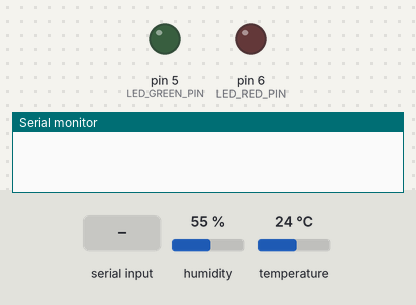
Simulated run of this sketch. Board: Arduino Uno, built with avr-gcc and run on an emulated ATmega328P. Shown: output pins drawn as LEDs (lit = HIGH), the last lines printed to the serial monitor. The inputs (shaded band) are chosen by the test bench; at power-on: humidity 55 %, temperature 24 °C.

Above: at 1.2 s.
1.3 s: "1\n" received over Serial
At 2.2 s:
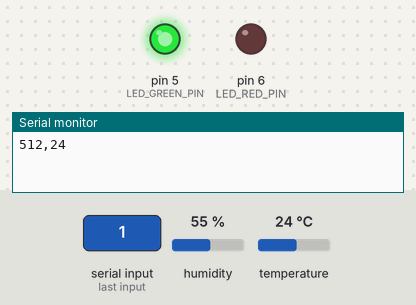
3.0 s: "0\n" received over Serial
At 3.3 s:
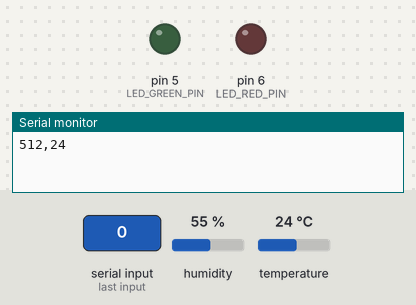
Timing chart, 0 to 6.0 s (numbered marks = the images above; inputs shaded):
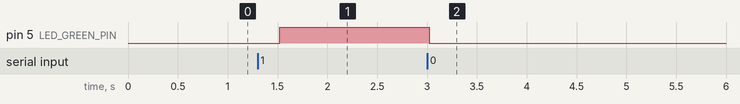

Measured:
- after the input at 1.3 s, pin 5 (LED_GREEN_PIN): LOW → HIGH after 0.22 s
- after the input at 3.0 s, pin 5 (LED_GREEN_PIN): HIGH → LOW at once

The sketch:

main.ino
```cpp
#include "DHT.h"

#define DHTPIN A1 // pino que estamos conectado
#define DHTTYPE DHT11 // DHT 11
DHT dht(DHTPIN, DHTTYPE);

const int LED_GREEN_PIN = 5;
const int LED_RED_PIN = 6;
const int POTENTIOMETER_PIN = A0;

int count = 0;
int buttonState = 0;
int temp = 0;
int potValue = 0;

void setup() {
  Serial.begin(9600);
  dht.begin();
  pinMode(LED_GREEN_PIN, OUTPUT);
  pinMode(LED_RED_PIN, OUTPUT);
  pinMode(POTENTIOMETER_PIN, INPUT);
}

void loop() {
  if(Serial.available() > 0){
    buttonState = Serial.parseInt();
  }
  if(buttonState == 1){
    sendSensorData();
    digitalWrite(LED_GREEN_PIN, HIGH);
  }
  if(buttonState == 0) {
    digitalWrite(LED_GREEN_PIN, LOW);
  }
  delay(1500);
}

void sendSensorData() {
  potValue = analogRead(POTENTIOMETER_PIN);
  temp = dht.readTemperature();
  limparSerial();
  Serial.println(String(potValue) + "," + String(temp));

}

void limparSerial() {
  while (Serial.available()) {
    Serial.read();
  }
}
```

sensor_temp.cpp
```cpp
#include "sensor_temp.h"
#include <OneWire.h>
#include <DallasTemperature.h>

const int oneWireBus = 11;

OneWire oneWire(oneWireBus);

DallasTemperature sensors(&oneWire);

void startTemperature() {
    sensors.begin();
}

float readTemperature() {
    sensors.requestTemperatures();
    float celsius = sensors.getTempCByIndex(0);

    return celsius;
}
```

sensor_temp.h
```cpp
#ifndef SENSOR_TEMP_H
#define SENSOR_TEMP_H

void startTemperature();
float readTemperature();

#endif
```

sirene.cpp
```cpp
#include <Arduino.h>
#define NOTE_B0  31
#define NOTE_C1  33
#define NOTE_CS1 35
#define NOTE_D1  37
#define NOTE_DS1 39
#define NOTE_E1  41
#define NOTE_F1  44
#define NOTE_FS1 46
#define NOTE_G1  49
#define NOTE_GS1 52
#define NOTE_A1  55
#define NOTE_AS1 58
#define NOTE_B1  62
#define NOTE_C2  65
#define NOTE_CS2 69
#define NOTE_D2  73
#define NOTE_DS2 78
#define NOTE_E2  82
#define NOTE_F2  87
#define NOTE_FS2 93
#define NOTE_G2  98
#define NOTE_GS2 104
#define NOTE_A2  110
#define NOTE_AS2 117
#define NOTE_B2  123
#define NOTE_C3  131
#define NOTE_CS3 139
#define NOTE_D3  147
#define NOTE_DS3 156
#define NOTE_E3  165
#define NOTE_F3  175
#define NOTE_FS3 185
#define NOTE_G3  196
#define NOTE_GS3 208
#define NOTE_A3  220
#define NOTE_AS3 233
#define NOTE_B3  247
#define NOTE_C4  262
#define NOTE_CS4 277
#define NOTE_D4  294
#define NOTE_DS4 311
#define NOTE_E4  330
#define NOTE_F4  349
#define NOTE_FS4 370
#define NOTE_G4  392
#define NOTE_GS4 415
#define NOTE_A4  440
#define NOTE_AS4 466
#define NOTE_B4  494
#define NOTE_C5  523
#define NOTE_CS5 554
#define NOTE_D5  587
#define NOTE_DS5 622
#define NOTE_E5  659
#define NOTE_F5  698
#define NOTE_FS5 740
#define NOTE_G5  784
#define NOTE_GS5 831
#define NOTE_A5  880
#define NOTE_AS5 932
#define NOTE_B5  988
#define NOTE_C6  1047
#define NOTE_CS6 1109
#define NOTE_D6  1175
#define NOTE_DS6 1245
#define NOTE_E6  1319
#define NOTE_F6  1397
#define NOTE_FS6 1480
#define NOTE_G6  1568
#define NOTE_GS6 1661
#define NOTE_A6  1760
#define NOTE_AS6 1865
#define NOTE_B6  1976
#define NOTE_C7  2093
#define NOTE_CS7 2217
#define NOTE_D7  2349
#define NOTE_DS7 2489
#define NOTE_E7  2637
#define NOTE_F7  2794
#define NOTE_FS7 2960
#define NOTE_G7  3136
#define NOTE_GS7 3322
#define NOTE_A7  3520
#define NOTE_AS7 3729
#define NOTE_B7  3951
#define NOTE_C8  4186
#define NOTE_CS8 4435
#define NOTE_D8  4699
#define NOTE_DS8 4978
#define REST      0

// change this to make the song slower or faster
int tempo = 225;

// change this to whichever pin you want to use
int buzzer = 12;

// notes of the moledy followed by the duration.
// a 4 means a quarter note, 8 an eighteenth , 16 sixteenth, so on
// !!negative numbers are used to represent dotted notes,
// so -4 means a dotted quarter note, that is, a quarter plus an eighteenth!!
// This code uses PROGMEM to fit the melody to flash as it was to long to fit
// in SRAM. It may not work on other Arduino arquitectures other than AVR
const int melody[] PROGMEM = {

  // At Doom's Gate (E1M1)
  // Score available at https://musescore.com/pieridot/doom

  NOTE_E2, 8, NOTE_E2, 8, NOTE_E3, 8, NOTE_E2, 8, NOTE_E2, 8, NOTE_D3, 8, NOTE_E2, 8, NOTE_E2, 8, //1
  NOTE_C3, 8, NOTE_E2, 8, NOTE_E2, 8, NOTE_AS2, 8, NOTE_E2, 8, NOTE_E2, 8, NOTE_B2, 8, NOTE_C3, 8,
  NOTE_E2, 8, NOTE_E2, 8, NOTE_E3, 8, NOTE_E2, 8, NOTE_E2, 8, NOTE_D3, 8, NOTE_E2, 8, NOTE_E2, 8,
  NOTE_C3, 8, NOTE_E2, 8, NOTE_E2, 8, NOTE_AS2, -2,

  NOTE_E2, 8, NOTE_E2, 8, NOTE_E3, 8, NOTE_E2, 8, NOTE_E2, 8, NOTE_D3, 8, NOTE_E2, 8, NOTE_E2, 8, //5
  NOTE_C3, 8, NOTE_E2, 8, NOTE_E2, 8, NOTE_AS2, 8, NOTE_E2, 8, NOTE_E2, 8, NOTE_B2, 8, NOTE_C3, 8,
  NOTE_E2, 8, NOTE_E2, 8, NOTE_E3, 8, NOTE_E2, 8, NOTE_E2, 8, NOTE_D3, 8, NOTE_E2, 8, NOTE_E2, 8,
  NOTE_C3, 8, NOTE_E2, 8, NOTE_E2, 8, NOTE_AS2, -2,

  NOTE_E2, 8, NOTE_E2, 8, NOTE_E3, 8, NOTE_E2, 8, NOTE_E2, 8, NOTE_D3, 8, NOTE_E2, 8, NOTE_E2, 8, //9
  NOTE_C3, 8, NOTE_E2, 8, NOTE_E2, 8, NOTE_AS2, 8, NOTE_E2, 8, NOTE_E2, 8, NOTE_B2, 8, NOTE_C3, 8,
  NOTE_E2, 8, NOTE_E2, 8, NOTE_E3, 8, NOTE_E2, 8, NOTE_E2, 8, NOTE_D3, 8, NOTE_E2, 8, NOTE_E2, 8,
  NOTE_C3, 8, NOTE_E2, 8, NOTE_E2, 8, NOTE_AS2, -2,

  NOTE_E2, 8, NOTE_E2, 8, NOTE_E3, 8, NOTE_E2, 8, NOTE_E2, 8, NOTE_D3, 8, NOTE_E2, 8, NOTE_E2, 8, //13
  NOTE_C3, 8, NOTE_E2, 8, NOTE_E2, 8, NOTE_AS2, 8, NOTE_E2, 8, NOTE_E2, 8, NOTE_B2, 8, NOTE_C3, 8,
  NOTE_E2, 8, NOTE_E2, 8, NOTE_E3, 8, NOTE_E2, 8, NOTE_E2, 8, NOTE_D3, 8, NOTE_E2, 8, NOTE_E2, 8,
  NOTE_FS3, -16, NOTE_D3, -16, NOTE_B2, -16, NOTE_A3, -16, NOTE_FS3, -16, NOTE_B2, -16, NOTE_D3, -16, NOTE_FS3, -16, NOTE_A3, -16, NOTE_FS3, -16, NOTE_D3, -16, NOTE_B2, -16,

  NOTE_E2, 8, NOTE_E2, 8, NOTE_E3, 8, NOTE_E2, 8, NOTE_E2, 8, NOTE_D3, 8, NOTE_E2, 8, NOTE_E2, 8, //17
  NOTE_C3, 8, NOTE_E2, 8, NOTE_E2, 8, NOTE_AS2, 8, NOTE_E2, 8, NOTE_E2, 8, NOTE_B2, 8, NOTE_C3, 8,
  NOTE_E2, 8, NOTE_E2, 8, NOTE_E3, 8, NOTE_E2, 8, NOTE_E2, 8, NOTE_D3, 8, NOTE_E2, 8, NOTE_E2, 8,
  NOTE_C3, 8, NOTE_E2, 8, NOTE_E2, 8, NOTE_AS2, -2,

  NOTE_E2, 8, NOTE_E2, 8, NOTE_E3, 8, NOTE_E2, 8, NOTE_E2, 8, NOTE_D3, 8, NOTE_E2, 8, NOTE_E2, 8, //21
  NOTE_C3, 8, NOTE_E2, 8, NOTE_E2, 8, NOTE_AS2, 8, NOTE_E2, 8, NOTE_E2, 8, NOTE_B2, 8, NOTE_C3, 8,
  NOTE_E2, 8, NOTE_E2, 8, NOTE_E3, 8, NOTE_E2, 8, NOTE_E2, 8, NOTE_D3, 8, NOTE_E2, 8, NOTE_E2, 8,
  NOTE_B3, -16, NOTE_G3, -16, NOTE_E3, -16, NOTE_G3, -16, NOTE_B3, -16, NOTE_E4, -16, NOTE_G3, -16, NOTE_B3, -16, NOTE_E4, -16, NOTE_B3, -16, NOTE_G4, -16, NOTE_B4, -16,

  NOTE_A2, 8, NOTE_A2, 8, NOTE_A3, 8, NOTE_A2, 8, NOTE_A2, 8, NOTE_G3, 8, NOTE_A2, 8, NOTE_A2, 8, //25
  NOTE_F3, 8, NOTE_A2, 8, NOTE_A2, 8, NOTE_DS3, 8, NOTE_A2, 8, NOTE_A2, 8, NOTE_E3, 8, NOTE_F3, 8,
  NOTE_A2, 8, NOTE_A2, 8, NOTE_A3, 8, NOTE_A2, 8, NOTE_A2, 8, NOTE_G3, 8, NOTE_A2, 8, NOTE_A2, 8,
  NOTE_F3, 8, NOTE_A2, 8, NOTE_A2, 8, NOTE_DS3, -2,

  NOTE_A2, 8, NOTE_A2, 8, NOTE_A3, 8, NOTE_A2, 8, NOTE_A2, 8, NOTE_G3, 8, NOTE_A2, 8, NOTE_A2, 8, //29
  NOTE_F3, 8, NOTE_A2, 8, NOTE_A2, 8, NOTE_DS3, 8, NOTE_A2, 8, NOTE_A2, 8, NOTE_E3, 8, NOTE_F3, 8,
  NOTE_A2, 8, NOTE_A2, 8, NOTE_A3, 8, NOTE_A2, 8, NOTE_A2, 8, NOTE_G3, 8, NOTE_A2, 8, NOTE_A2, 8,
  NOTE_A3, -16, NOTE_F3, -16, NOTE_D3, -16, NOTE_A3, -16, NOTE_F3, -16, NOTE_D3, -16, NOTE_C4, -16, NOTE_A3, -16, NOTE_F3, -16, NOTE_A3, -16, NOTE_F3, -16, NOTE_D3, -16,

  NOTE_E2, 8, NOTE_E2, 8, NOTE_E3, 8, NOTE_E2, 8, NOTE_E2, 8, NOTE_D3, 8, NOTE_E2, 8, NOTE_E2, 8, //33
  NOTE_C3, 8, NOTE_E2, 8, NOTE_E2, 8, NOTE_AS2, 8, NOTE_E2, 8, NOTE_E2, 8, NOTE_B2, 8, NOTE_C3, 8,
  NOTE_E2, 8, NOTE_E2, 8, NOTE_E3, 8, NOTE_E2, 8, NOTE_E2, 8, NOTE_D3, 8, NOTE_E2, 8, NOTE_E2, 8,
  NOTE_C3, 8, NOTE_E2, 8, NOTE_E2, 8, NOTE_AS2, -2,

  NOTE_E2, 8, NOTE_E2, 8, NOTE_E3, 8, NOTE_E2, 8, NOTE_E2, 8, NOTE_D3, 8, NOTE_E2, 8, NOTE_E2, 8, //37
  NOTE_C3, 8, NOTE_E2, 8, NOTE_E2, 8, NOTE_AS2, 8, NOTE_E2, 8, NOTE_E2, 8, NOTE_B2, 8, NOTE_C3, 8,
  NOTE_E2, 8, NOTE_E2, 8, NOTE_E3, 8, NOTE_E2, 8, NOTE_E2, 8, NOTE_D3, 8, NOTE_E2, 8, NOTE_E2, 8,
  NOTE_C3, 8, NOTE_E2, 8, NOTE_E2, 8, NOTE_AS2, -2,

  NOTE_CS3, 8, NOTE_CS3, 8, NOTE_CS4, 8, NOTE_CS3, 8, NOTE_CS3, 8, NOTE_B3, 8, NOTE_CS3, 8, NOTE_CS3, 8, //41
  NOTE_A3, 8, NOTE_CS3, 8, NOTE_CS3, 8, NOTE_G3, 8, NOTE_CS3, 8, NOTE_CS3, 8, NOTE_GS3, 8, NOTE_A3, 8,
  NOTE_B2, 8, NOTE_B2, 8, NOTE_B3, 8, NOTE_B2, 8, NOTE_B2, 8, NOTE_A3, 8, NOTE_B2, 8, NOTE_B2, 8,
  NOTE_G3, 8, NOTE_B2, 8, NOTE_B2, 8, NOTE_F3, -2,

  NOTE_E2, 8, NOTE_E2, 8, NOTE_E3, 8, NOTE_E2, 8, NOTE_E2, 8, NOTE_D3, 8, NOTE_E2, 8, NOTE_E2, 8, //45
  NOTE_C3, 8, NOTE_E2, 8, NOTE_E2, 8, NOTE_AS2, 8, NOTE_E2, 8, NOTE_E2, 8, NOTE_B2, 8, NOTE_C3, 8,
  NOTE_E2, 8, NOTE_E2, 8, NOTE_E3, 8, NOTE_E2, 8, NOTE_E2, 8, NOTE_D3, 8, NOTE_E2, 8, NOTE_E2, 8,
  NOTE_B3, -16, NOTE_G3, -16, NOTE_E3, -16, NOTE_G3, -16, NOTE_B3, -16, NOTE_E4, -16, NOTE_G3, -16, NOTE_B3, -16, NOTE_E4, -16, NOTE_B3, -16, NOTE_G4, -16, NOTE_B4, -16,

  NOTE_E2, 8, NOTE_E2, 8, NOTE_E3, 8, NOTE_E2, 8, NOTE_E2, 8, NOTE_D3, 8, NOTE_E2, 8, NOTE_E2, 8, //49
  NOTE_C3, 8, NOTE_E2, 8, NOTE_E2, 8, NOTE_AS2, 8, NOTE_E2, 8, NOTE_E2, 8, NOTE_B2, 8, NOTE_C3, 8,
  NOTE_E2, 8, NOTE_E2, 8, NOTE_E3, 8, NOTE_E2, 8, NOTE_E2, 8, NOTE_D3, 8, NOTE_E2, 8, NOTE_E2, 8,
  NOTE_C3, 8, NOTE_E2, 8, NOTE_E2, 8, NOTE_AS2, -2,

  NOTE_E2, 8, NOTE_E2, 8, NOTE_E3, 8, NOTE_E2, 8, NOTE_E2, 8, NOTE_D3, 8, NOTE_E2, 8, NOTE_E2, 8, //53
  NOTE_C3, 8, NOTE_E2, 8, NOTE_E2, 8, NOTE_AS2, 8, NOTE_E2, 8, NOTE_E2, 8, NOTE_B2, 8, NOTE_C3, 8,
  NOTE_E2, 8, NOTE_E2, 8, NOTE_E3, 8, NOTE_E2, 8, NOTE_E2, 8, NOTE_D3, 8, NOTE_E2, 8, NOTE_E2, 8,
  NOTE_FS3, -16, NOTE_DS3, -16, NOTE_B2, -16, NOTE_FS3, -16, NOTE_DS3, -16, NOTE_B2, -16, NOTE_G3, -16, NOTE_D3, -16, NOTE_B2, -16, NOTE_DS4, -16, NOTE_DS3, -16, NOTE_B2, -16,

// -/-

  NOTE_E2, 8, NOTE_E2, 8, NOTE_E3, 8, NOTE_E2, 8, NOTE_E2, 8, NOTE_D3, 8, NOTE_E2, 8, NOTE_E2, 8, //57
  NOTE_C3, 8, NOTE_E2, 8, NOTE_E2, 8, NOTE_AS2, 8, NOTE_E2, 8, NOTE_E2, 8, NOTE_B2, 8, NOTE_C3, 8,
  NOTE_E2, 8, NOTE_E2, 8, NOTE_E3, 8, NOTE_E2, 8, NOTE_E2, 8, NOTE_D3, 8, NOTE_E2, 8, NOTE_E2, 8,
  NOTE_C3, 8, NOTE_E2, 8, NOTE_E2, 8, NOTE_AS2, -2,

  NOTE_E2, 8, NOTE_E2, 8, NOTE_E3, 8, NOTE_E2, 8, NOTE_E2, 8, NOTE_D3, 8, NOTE_E2, 8, NOTE_E2, 8, //61
  NOTE_C3, 8, NOTE_E2, 8, NOTE_E2, 8, NOTE_AS2, 8, NOTE_E2, 8, NOTE_E2, 8, NOTE_B2, 8, NOTE_C3, 8,
  NOTE_E2, 8, NOTE_E2, 8, NOTE_E3, 8, NOTE_E2, 8, NOTE_E2, 8, NOTE_D3, 8, NOTE_E2, 8, NOTE_E2, 8,
  NOTE_E4, -16, NOTE_B3, -16, NOTE_G3, -16, NOTE_G4, -16, NOTE_E4, -16, NOTE_G3, -16, NOTE_B3, -16, NOTE_D4, -16, NOTE_E4, -16, NOTE_G4, -16, NOTE_E4, -16, NOTE_G3, -16,

  NOTE_E2, 8, NOTE_E2, 8, NOTE_E3, 8, NOTE_E2, 8, NOTE_E2, 8, NOTE_D3, 8, NOTE_E2, 8, NOTE_E2, 8, //65
  NOTE_C3, 8, NOTE_E2, 8, NOTE_E2, 8, NOTE_AS2, 8, NOTE_E2, 8, NOTE_E2, 8, NOTE_B2, 8, NOTE_C3, 8,
  NOTE_E2, 8, NOTE_E2, 8, NOTE_E3, 8, NOTE_E2, 8, NOTE_E2, 8, NOTE_D3, 8, NOTE_E2, 8, NOTE_E2, 8,
  NOTE_C3, 8, NOTE_E2, 8, NOTE_E2, 8, NOTE_AS2, -2,

  NOTE_A2, 8, NOTE_A2, 8, NOTE_A3, 8, NOTE_A2, 8, NOTE_A2, 8, NOTE_G3, 8, NOTE_A2, 8, NOTE_A2, 8, //69
  NOTE_F3, 8, NOTE_A2, 8, NOTE_A2, 8, NOTE_DS3, 8, NOTE_A2, 8, NOTE_A2, 8, NOTE_E3, 8, NOTE_F3, 8,
  NOTE_A2, 8, NOTE_A2, 8, NOTE_A3, 8, NOTE_A2, 8, NOTE_A2, 8, NOTE_G3, 8, NOTE_A2, 8, NOTE_A2, 8,
  NOTE_A3, -16, NOTE_F3, -16, NOTE_D3, -16, NOTE_A3, -16, NOTE_F3, -16, NOTE_D3, -16, NOTE_C4, -16, NOTE_A3, -16, NOTE_F3, -16, NOTE_A3, -16, NOTE_F3, -16, NOTE_D3, -16,

  NOTE_E2, 8, NOTE_E2, 8, NOTE_E3, 8, NOTE_E2, 8, NOTE_E2, 8, NOTE_D3, 8, NOTE_E2, 8, NOTE_E2, 8, //73
  NOTE_C3, 8, NOTE_E2, 8, NOTE_E2, 8, NOTE_AS2, 8, NOTE_E2, 8, NOTE_E2, 8, NOTE_B2, 8, NOTE_C3, 8,
  NOTE_E2, 8, NOTE_E2, 8, NOTE_E3, 8, NOTE_E2, 8, NOTE_E2, 8, NOTE_D3, 8, NOTE_E2, 8, NOTE_E2, 8,
  NOTE_C3, 8, NOTE_E2, 8, NOTE_E2, 8, NOTE_AS2, -2,

  NOTE_E2, 8, NOTE_E2, 8, NOTE_E3, 8, NOTE_E2, 8, NOTE_E2, 8, NOTE_D3, 8, NOTE_E2, 8, NOTE_E2, 8, //77
  NOTE_C3, 8, NOTE_E2, 8, NOTE_E2, 8, NOTE_AS2, 8, NOTE_E2, 8, NOTE_E2, 8, NOTE_B2, 8, NOTE_C3, 8,
  NOTE_E2, 8, NOTE_E2, 8, NOTE_E3, 8, NOTE_E2, 8, NOTE_E2, 8, NOTE_D3, 8, NOTE_E2, 8, NOTE_E2, 8,
  NOTE_C3, 8, NOTE_E2, 8, NOTE_E2, 8, NOTE_AS2, -2,

  NOTE_E2, 8, NOTE_E2, 8, NOTE_E3, 8, NOTE_E2, 8, NOTE_E2, 8, NOTE_D3, 8, NOTE_E2, 8, NOTE_E2, 8, //81
  NOTE_C3, 8, NOTE_E2, 8, NOTE_E2, 8, NOTE_AS2, 8, NOTE_E2, 8, NOTE_E2, 8, NOTE_B2, 8, NOTE_C3, 8,
  NOTE_E2, 8, NOTE_E2, 8, NOTE_E3, 8, NOTE_E2, 8, NOTE_E2, 8, NOTE_D3, 8, NOTE_E2, 8, NOTE_E2, 8,
  NOTE_C3, 8, NOTE_E2, 8, NOTE_E2, 8, NOTE_AS2, -2,

  NOTE_E2, 8, NOTE_E2, 8, NOTE_E3, 8, NOTE_E2, 8, NOTE_E2, 8, NOTE_D3, 8, NOTE_E2, 8, NOTE_E2, 8, //73
  NOTE_C3, 8, NOTE_E2, 8, NOTE_E2, 8, NOTE_AS2, 8, NOTE_E2, 8, NOTE_E2, 8, NOTE_B2, 8, NOTE_C3, 8,
  NOTE_E2, 8, NOTE_E2, 8, NOTE_E3, 8, NOTE_E2, 8, NOTE_E2, 8, NOTE_D3, 8, NOTE_E2, 8, NOTE_E2, 8,
  NOTE_B3, -16, NOTE_G3, -16, NOTE_E3, -16, NOTE_B2, -16, NOTE_E3, -16, NOTE_G3, -16, NOTE_C4, -16, NOTE_B3, -16, NOTE_G3, -16, NOTE_B3, -16, NOTE_G3, -16, NOTE_E3, -16,
};


// sizeof gives the number of bytes, each int value is composed of two bytes (16 bits)
// there are two values per note (pitch and duration), so for each note there are four bytes
int notes = sizeof(melody) / sizeof(melody[0]) / 2;

// this calculates the duration of a whole note in ms
int wholenote = (60000 * 4) / tempo;

int divider = 0, noteDuration = 0;

void startSirene() {
   // iterate over the notes of the melody.
  // Remember, the array is twice the number of notes (notes + durations)
  for (int thisNote = 0; thisNote < notes * 2; thisNote = thisNote + 2) {

    // calculates the duration of each note
    divider = pgm_read_word_near(melody+thisNote + 1);
    if (divider > 0) {
      // regular note, just proceed
      noteDuration = (wholenote) / divider;
    } else if (divider < 0) {
      // dotted notes are represented with negative durations!!
      noteDuration = (wholenote) / abs(divider);
      noteDuration *= 1.5; // increases the duration in half for dotted notes
    }

    // we only play the note for 90% of the duration, leaving 10% as a pause
    tone(buzzer, pgm_read_word_near(melody+thisNote), noteDuration * 0.9);

    // Wait for the specief duration before playing the next note.
    delay(noteDuration);

    // stop the waveform generation before the next note.
    noTone(buzzer);
  }
}

void stopSirene(){
  noTone(12);
}
```
